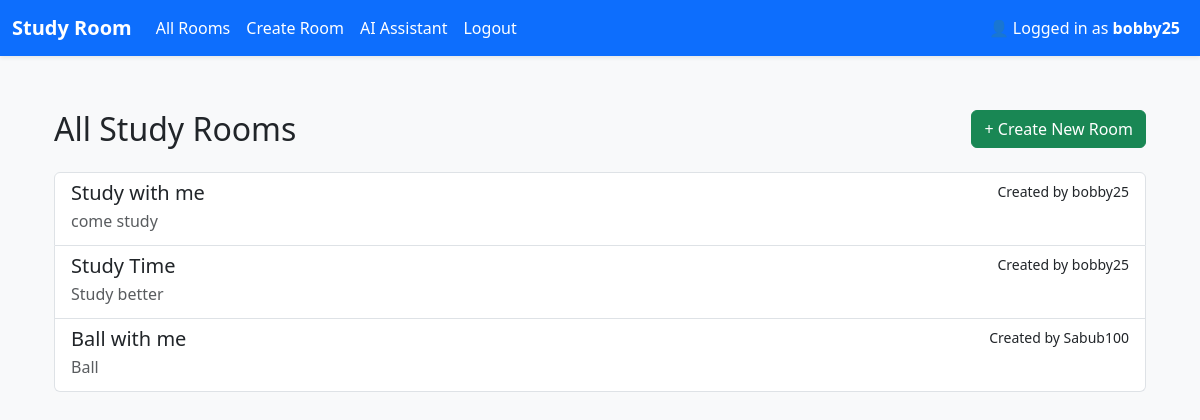
Page /studyroom/rooms (signed in) on the earlier database version.
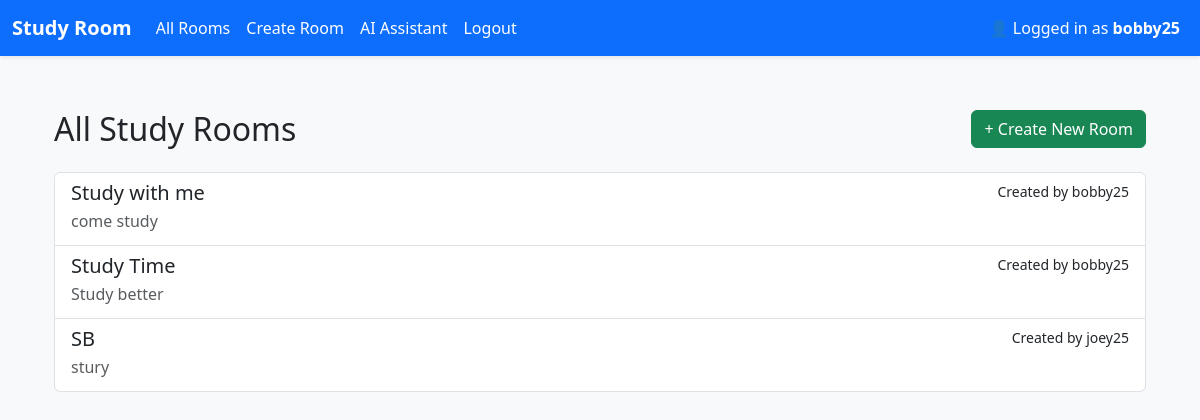
Same page on the later database version.
### app/models.py (models this page shows)
class StudyRoom(db.Model):
    id = db.Column(db.Integer, primary_key=True) # each room has a uniuqe id
    name = db.Column(db.String(100), nullable=False) # nullable means column cannot be empty
    description = db.Column(db.Text, nullable=True)
    host_id = db.Column(db.Integer, db.ForeignKey('user.id'), nullable=False) # links to the user who created the room
    created_at = db.Column(db.DateTime, default=datetime.utcnow)
    is_active = db.Column(db.Boolean, default=True)
    host = db.relationship('User', backref=db.backref('study_rooms', lazy=True))
    messages = db.relationship('Message', backref='room', cascade="all, delete", passive_deletes=True)

class User(db.Model, UserMixin): # UserMixin allows methods for user
    id = db.Column(db.Integer, primary_key=True) # primary_key is the identifier for the table. every id column will automatically become unqiue for every user
    username = db.Column(db.String(25), nullable=False, unique=True) # all field must have value and must be unique. can have 25 char max
    email = db.Column(db.String(120), nullable=False, unique=True)
    password_hash = db.Column(db.String(128), nullable=False)
    bio = db.Column(db.Text, nullable=True)
    image_file = db.Column(db.String(120), default="default.jpg")

### app/studyroom/routes.py (the view)
@studyroom_bp.route('/rooms')
@login_required
def room_list():
    rooms = StudyRoom.query.all()
    return render_template('rooms/list.html', rooms=rooms)

### app/__init__.py (called while the page is built)
def create_app():
    app = Flask(__name__)
    app.config.from_object(Config) # set config file
    db.init_app(app)
    login_manager.init_app(app)
    socketio.init_app(app)
    mail.init_app(app)
    from flask_migrate import Migrate
    migrate = Migrate(app, db)
    from app.models import User, StudyRoom
    @login_manager.user_loader
    def load_user(user_id):
        return User.query.get(int(user_id))
    from dotenv import load_dotenv
    load_dotenv()
    from app.auth import auth_bp
    app.register_blueprint(auth_bp, url_prefix='/auth')
    from app.studyroom import studyroom_bp
    app.register_blueprint(studyroom_bp, url_prefix='/studyroom')
    try:
        from app.main import main_bp # Register main Blueprint
        app.register_blueprint(main_bp)
    except ImportError:
        pass
    from app import sockets
    return app

### app/templates/rooms/list.html (shortened to what this page needs)
{% extends 'base.html' %}
{% block content %}
<div class="container py-4">
    <div class="d-flex justify-content-between align-items-center mb-4">
        <h2 class="mb-0">All Study Rooms</h2>
        <a href="{{ url_for('studyroom.create_room') }}" class="btn btn-success">+ Create New Room</a>
    </div>
    {% if rooms %}
        <div class="list-group">
            {% for room in rooms %}
                <a href="{{ url_for('studyroom.room_detail', room_id=room.id) }}" class="list-group-item list-group-item-action">
                    <div class="d-flex justify-content-between">
                        <h5 class="mb-1">{{ room.name }}</h5>
                        <small>Created by {{ room.host.username }}</small>
                    </div>
                    <p class="mb-1 text-muted">{{ room.description[:100] }}{% if room.description|length > 100 %}...{% endif %}</p>
                </a>
            {% endfor %}
        </div>
    {% else %}
        <p class="text-muted">No study rooms available. Be the first to create one!</p>
    {% endif %}
</div>
{% endblock %}

Differences in the rows shown:
removed StudyRoom: name "Ball with me", host.username "Sabub100", description "Ball"
added StudyRoom: name "SB", host.username "joey25", description "stury"
